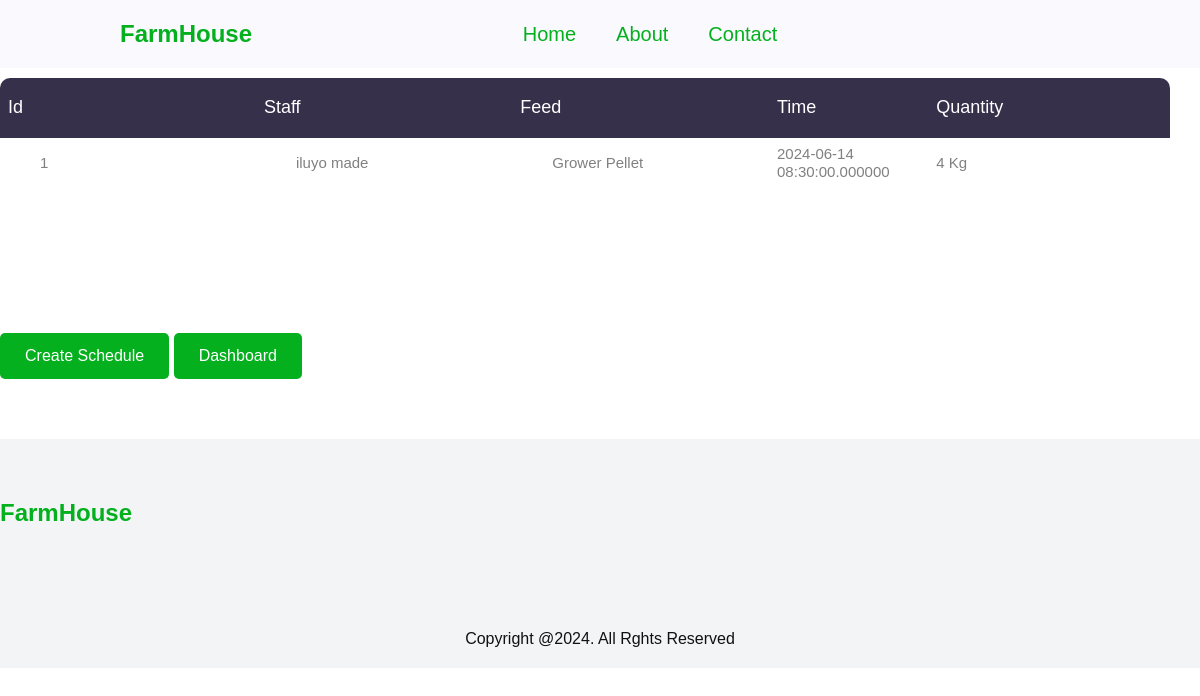
Screenshot of /admin/schedlue_board.php (signed in) with the database file from the repository.
### tables this page shows
CREATE TABLE `feed_schedule` (
  `id` int(11) NOT NULL,
  `feed` varchar(100) NOT NULL,
  `feed_time` datetime(6) NOT NULL,
  `quantity` int(100) NOT NULL,
  `staff` varchar(250) NOT NULL
);

### admin/schedlue_board.php (the view, shortened to what this page needs)
<?php
require_once "../config.php";
$sql = " SELECT id, feed,  quantity, feed_time , staff from feed_schedule";
$stmt =  mysqli_prepare($link, $sql);
if($stmt) {
    mysqli_stmt_execute($stmt);
    $result  = mysqli_stmt_get_result($stmt);
    $farm = [];
    if ($result) {
        while ($row = mysqli_fetch_assoc($result)) {
            $farm[] = $row;
        }
    }
    else {
        echo "error" . mysqli_error($link);
    }
}
?>
<!DOCTYPE html>
<html lang="en">
<head>
    <link rel="stylesheet" href="../style.css">
</head>
<body>
    <header>
        <a href="" class="logo">
            <h2>FarmHouse </h2>
        </a>
        <ul class="navmenu">
            <li><a href="../index.html">Home</a></li>
            <li><a href="">About</a></li>
            <li><a href="">Contact</a></li>
        </ul>
        <div class="nav-icon">
        <a href=""><i class="fa-solid fa-film"></i></a>
        </div>
    </header>
    <h4>Welcome Farmer <b><?php echo isset($_SESSION["email"]) ? htmlspecialchars($_SESSION["email"]) : "Unknown"; ?></b></h4>
<section>
        <div class="limiter">
            <div class="container-table100">
                <div class="wrap-table100">
                    <div class="table100">
                        <table>
                            <thead>
                            <tr class="table100-head">
                                    <th>Id</th>
                                    <th>Staff</th>
                                    <th>Feed </th>
                                    <th>Time</th>
                                    <th>Quantity</th>
                                </tr>
                            </thead>
                            <tbody>
                            <?php foreach($farm as $rows): ?>
                                <tr>
                                <td class="column1"> <?php echo ($rows['id']); ?></td>
                                <td class="column1"> <?php echo ($rows['staff']); ?></td>
                                <td class="column1"> <?php echo ($rows['feed']); ?></td>
                                <td class="column2"> <?php echo ($rows['feed_time']); ?></td>
                                <td class="column3"> <?php echo ($rows['quantity']); ?> Kg</td>
                            </tr>
                            <?php endforeach; ?>
                            </tbody>
                        </table>
                    </div>
                </div>
            </div>
        </div>
    </section>
    <section>
<a href="feed_sch.php">
    <button class="formbold-btn">Create  Schedule</button>
</a>
<a href="dashboard.php">
    <button class="formbold-btn">Dashboard</button>
</a>
</section>
    <section class="contact">
        <div class="contact-info">
            <div class="first-info">
                <a href="" class="logo">
                    <h2>FarmHouse</h2>
                </a>
                <div class="social-icon">
                    <a href=""><i class="fa-brands fa-facebook"></i></a>
                    <a href=""><i class="fa-brands fa-twitter"></i></a>
                    <a href=""><i class="fa-brands fa-instagram"></i></a>
                    <a href=""><i class="fa-brands fa-tiktok"></i></a>
                </div>
            </div>
    </section>
    <div class="end-text">
        <p> Copyright @2024. All Rghts Reserved</p>
    </div>
</body>
</html>

### style.css (style rules this page uses)
* { padding: 0; margin: 0; box-sizing: border-box; scroll-behavior: smooth; font-family: "Jost", sans-serif; list-style: none; text-decoration: none; }
:root { --pri-1: #efefef; --sec-1: #04041b; --ter-1: #f9f9fe #0000ee; }
header { position: fixed; width: 100%; top: 0; right: 0; z-index: 1000; display: flex; align-items: center; justify-content: space-between; padding: 20px 10%; background: #f9f9fe; }
.logo h2 { max-width: 120px; height: auto; color: #04b01d; }
.navmenu { display: flex; }
.navmenu a { color: #04b01d; font-size: 20px; text-transform: capitalize; padding: 10px 20px; font-weight: 400; transition: all .42s ease; }
.nav-icon { display: flex; align-items: center; justify-content: space-between; }
section { padding: 5% 10%; }
.contact { background-color: #f3f4f6; }
.contact-info { display: grid; grid-template-columns: repeat(auto-fit, minmax(60px, auto)); gap: 3rem; }
.first-info a { width: 140px; height: auto; }
.end-text { background-color: #f3f4f6; text-align: center; padding: 20px; }
.end-text p { color: #111; text-transform: capitalize; }
.limiter { width: 100%; margin: 0 auto; }
.wrap-table100 { width:1170px; }
table { border-spacing: 1; border-collapse: collapse; background-color: #fff; border-radius: 10px; overflow: hidden; width: 100%; margin: 0 auto; position: relative; }
table * { position: relative; }
table td, table th { padding-left: 8px; }
table thead tr { height: 60px; background: #36304a; }
table tbody tr { height: 50px; }
table tbody tr:last-child { border: 0; }
table td, table th { text-align: left; }
.table100-head th { font-size:18px;color:#fff; line-height:1.2; font-weight:unset; }
tbody tr { font-size:15px; color:gray; line-height:1.2; font-weight:unset; }
.column1 { width:260px; padding-left:40px; }
.column2 { width:160px; }
.column3 { width:245px; }
.formbold-btn { font-size: 16px; border-radius: 5px; padding: 14px 25px; border: none; font-weight: 500; background-color: #04b01d; color: white; cursor: pointer; margin-top: 25px; }
a, a:active, a:focus { color: #6f6f6f; text-decoration: none; transition-timing-function: ease-in-out; -ms-transition-timing-function: ease-in-out; -moz-transition-timing-function: ease-in-out; -webkit-transition-timing-function: ease-in-out; -o-transition-timing-function: ease-in-out; transition-duration: .2s; -ms-transition-duration: .2s; -moz-transition-duration: .2s; -webkit-transition-duration: .2s; -o-transition-duration: .2s; }
ul { margin: 0; padding: 0; list-style: none; }
section { padding: 60px 0; }

### rows the page displays
feed_schedule: id "1", staff "iluyo made", feed "Grower Pellet", feed_time "2024-06-14 08:30:00.000000", quantity "4"
